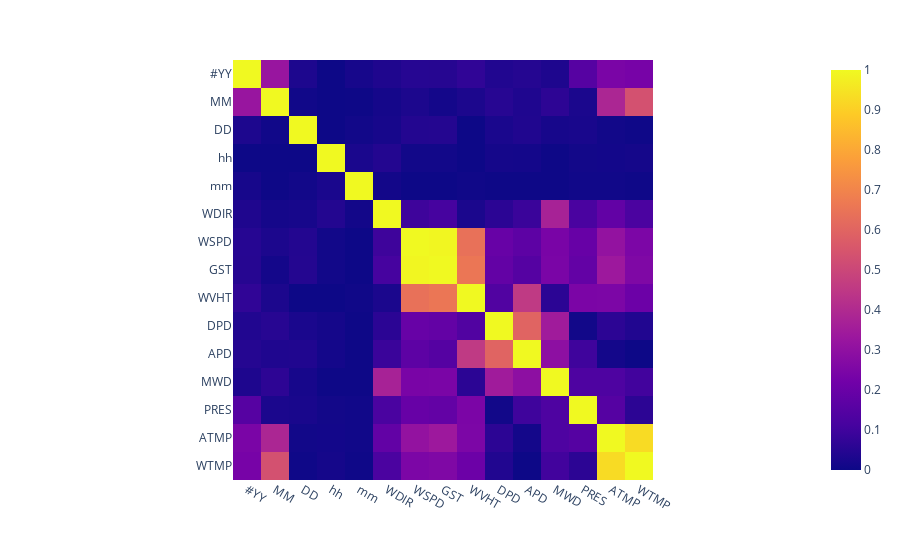

Notebook source saved alongside this figure:
### Code cell
# correlation between target and feature variables 
px.imshow(bouy_data.corr().abs())

### Figure 1 — Plotly figure (JSON) as saved in the notebook; plotly's stock layout.template omitted (floating-point values rounded to 4 significant figures; data arrays with more than 128 entries replaced by an {"elided": "..."} marker saying what was removed)
{"data": [{"coloraxis": "coloraxis", "hovertemplate": "x: %{x}<br>y: %{y}<br>color: %{z}<extra></extra>", "name": "0", "type": "heatmap", "x": ["#YY", "MM", "DD", "hh", "mm", "WDIR", "WSPD", "GST", "WVHT", "DPD", "APD", "MWD", "PRES", "ATMP", "WTMP"], "xaxis": "x", "y": ["#YY", "MM", "DD", "hh", "mm", "WDIR", "WSPD", "GST", "WVHT", "DPD", "APD", "MWD", "PRES", "ATMP", "WTMP"], "yaxis": "y", "z": {"elided": "15x15 float values"}}], "layout": {"coloraxis": {"colorscale": [[0, "#0d0887"], [0.1111, "#46039f"], [0.2222, "#7201a8"], [0.3333, "#9c179e"], [0.4444, "#bd3786"], [0.5556, "#d8576b"], [0.6667, "#ed7953"], [0.7778, "#fb9f3a"], [0.8889, "#fdca26"], [1, "#f0f921"]]}, "margin": {"t": 60}, "xaxis": {"anchor": "y", "constrain": "domain", "domain": [0, 1], "scaleanchor": "y"}, "yaxis": {"anchor": "x", "autorange": "reversed", "constrain": "domain", "domain": [0, 1]}}}
